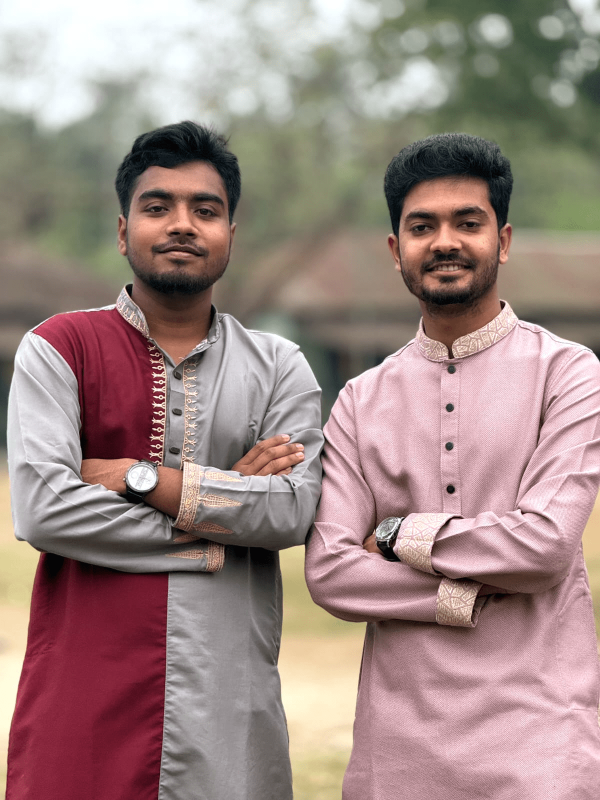
#> input picture CV2/resources/CV_Image.png, 1200 x 1600 px, found by its file name (shown at 1/2 size)
$ python 2.basic_function.py
#> lines starting #> are read from the running program, lines starting #| are printed output that depends on the picture; after the words box and inside, x2 and y2 are one past the last pixel; in counts of white or black regions, pixels touching at a corner belong together
import cv2

### 1. Convert color image to gray image
# [10 lines of commented-out code are left out]


### convert  to blur image


# [13 lines of commented-out code are left out]


### convert to canny image


# [18 lines of commented-out code are left out]


import cv2

img = cv2.imread("resources/CV_image.png")
#> img is the input picture: shape (1600, 1200, 3); mean B, G, R 132.1, 136.6, 158.2
img = cv2.resize(img, (600, 800))
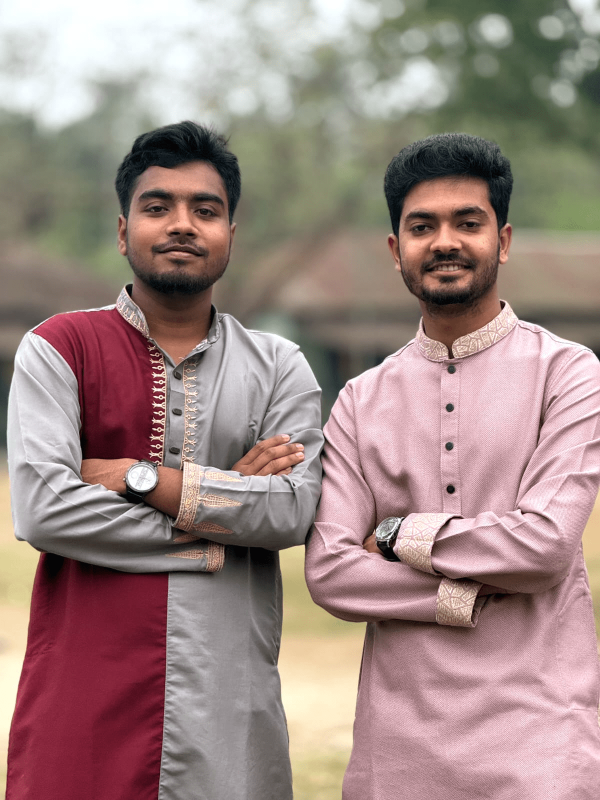
#> img: shape (800, 600, 3); mean B, G, R 132.2, 136.7, 158.3

img_gray = cv2.cvtColor(img, cv2.COLOR_BGR2GRAY)
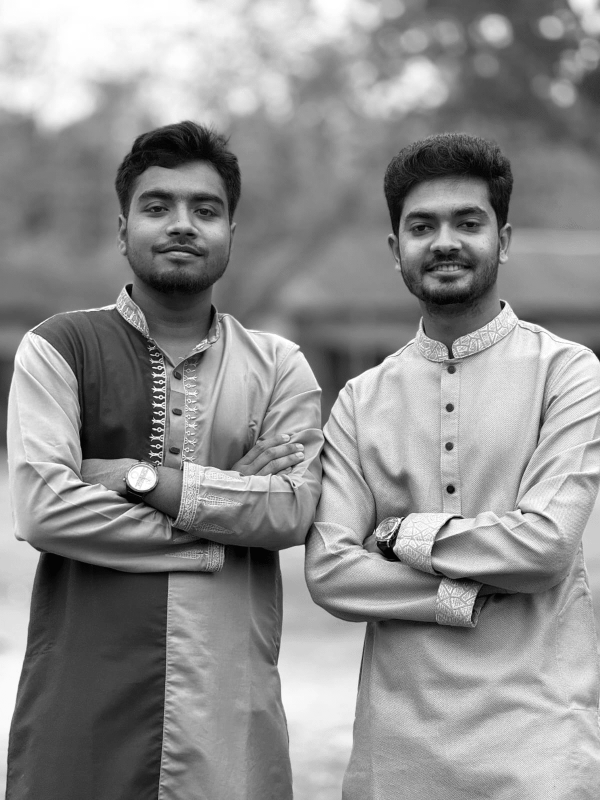
#> img_gray: shape (800, 600); min 4, max 255, mean 142.7
img_blur = cv2.GaussianBlur(img_gray, (7,7),0)
img_canny = cv2.Canny(img_blur,100,100)
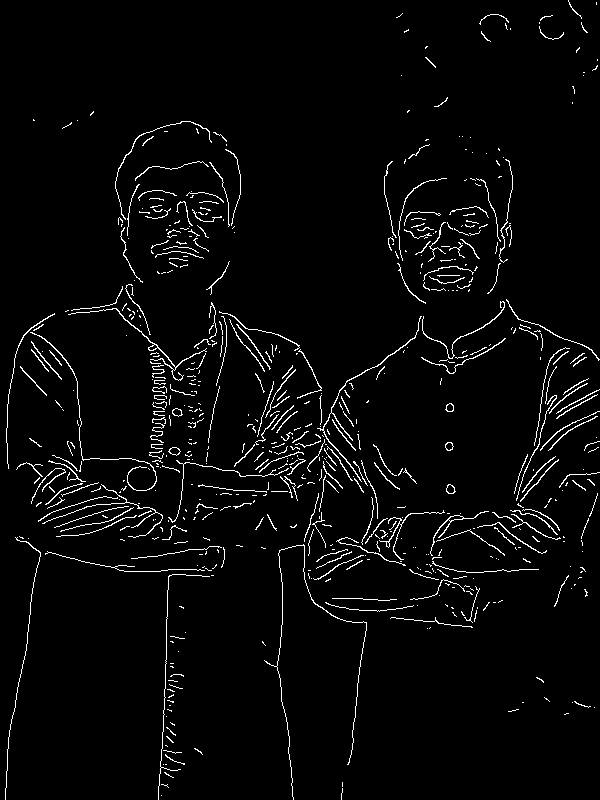
#> img_canny: shape (800, 600); 3.2% white in thin lines or dots

print(img.shape)
#| (800, 600, 3)
print(img_gray.shape)
#| (800, 600)
print(img_blur.shape)
#| (800, 600)
print(img_canny.shape)
#| (800, 600)

cv2.imshow("Original image",img)
cv2.imshow("Grayscale image",img_gray)
cv2.imshow("Blur image", img_blur)
cv2.imshow("Canny image",img_canny)
cv2.waitKey(0)

$ run again, with CV2/resources/cards.jpg saved as CV2/resources/CV_Image.png
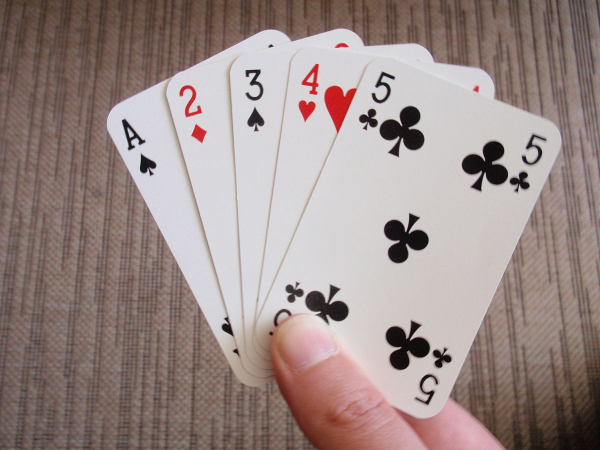
#> input picture CV2/resources/cards.jpg, 1200 x 900 px, found by its file name (shown at 1/2 size)
#> img is the input picture: shape (900, 1200, 3); mean B, G, R 135.8, 139.1, 155.3
#> img: shape (800, 600, 3)
#> `img_gray = cv2.cvtColor(img, cv2.COLOR_BGR2GRAY)`:
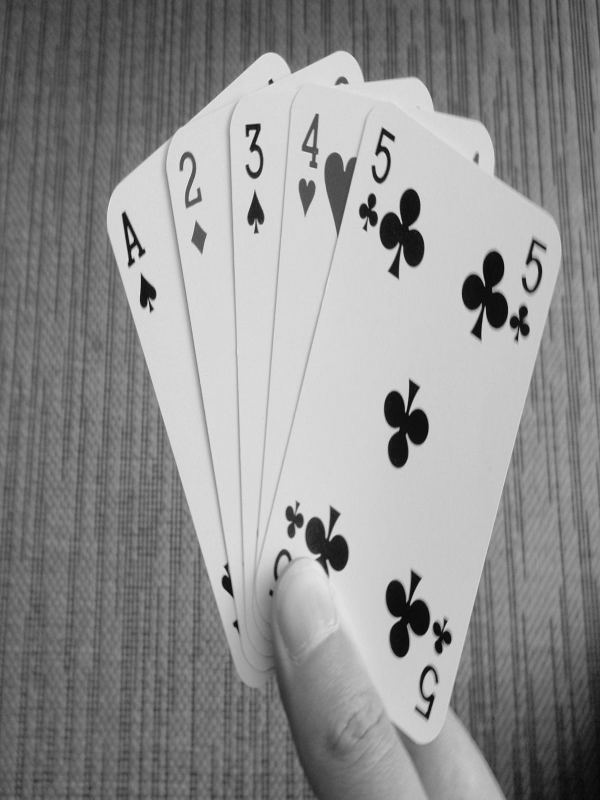
#> img_gray: shape (800, 600); min 6, max 232, mean 143.5
#> `img_canny = cv2.Canny(img_blur,100,100)`:
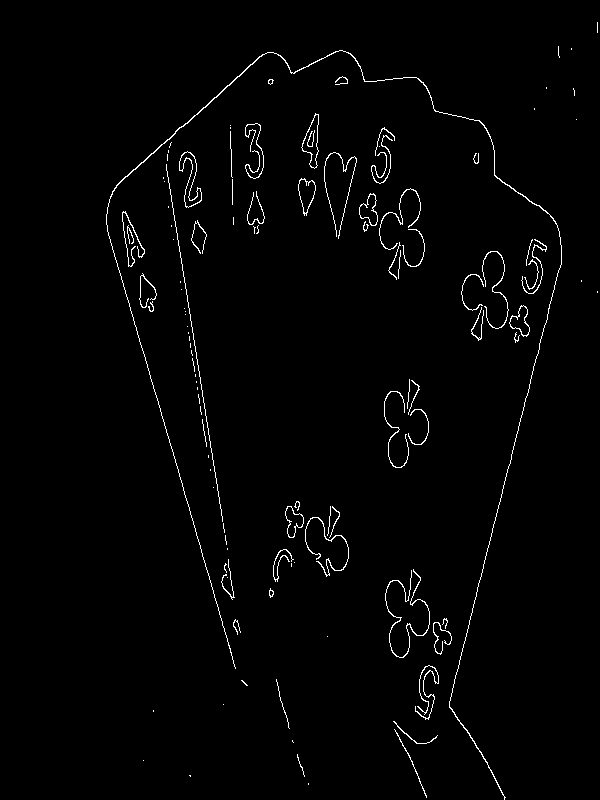
#> img_canny: shape (800, 600); 1.6% white in thin lines or dots, all inside (x1, y1, x2, y2) = (106, 22, 598, 800)
#| (800, 600, 3)
#| (800, 600)
#| (800, 600)
#| (800, 600)
